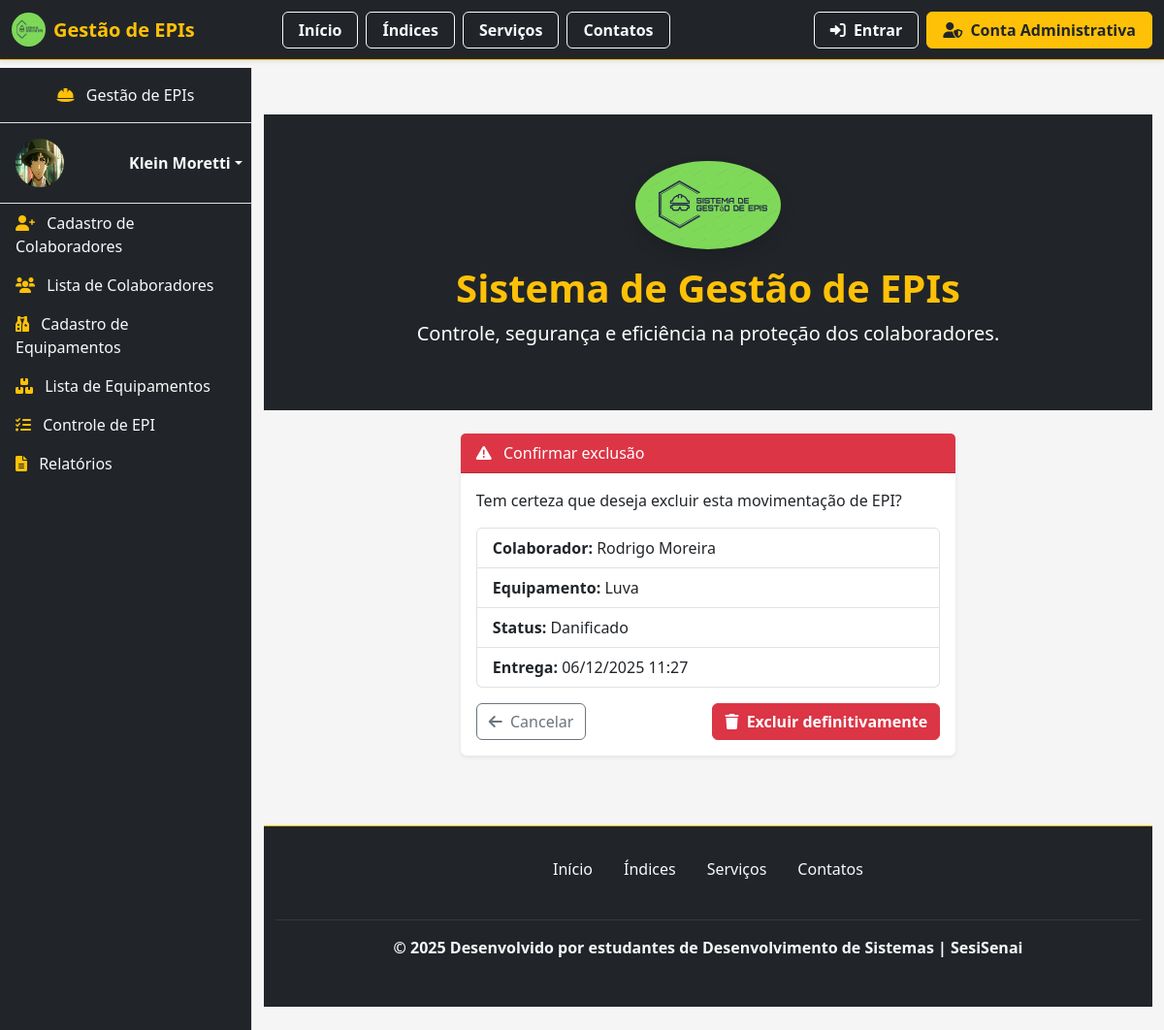
The app's page /epi/excluir/2/ with its own data.
### page_app/models.py (models this page shows, shortened)
class ControleEPI(models.Model):
    STATUS_CHOICES = [
        ('EMPRESTADO', 'Emprestado'),
        ('EM_USO', 'Em uso'),
        ('FORNECIDO', 'Fornecido'),
        ('DEVOLVIDO', 'Devolvido'),
        ('DANIFICADO', 'Danificado'),
        ('PERDIDO', 'Perdido'),
    ]
    colaborador = models.ForeignKey(
        Colaborador,
        on_delete=models.CASCADE,
        related_name='movimentos'
    )
    equipamento = models.ForeignKey(
        Equipamento,
        on_delete=models.CASCADE,
        related_name='movimentos'
    )
    data_entrega = models.DateTimeField(
        default=timezone.now,
        verbose_name="Data da entrega"
    )
    data_prevista_devolucao = models.DateTimeField(
        verbose_name="Data prevista para devolução"
    )
    data_devolucao = models.DateTimeField(
        null=True,
        blank=True,
        verbose_name="Data da devolução"
    )
    status = models.CharField(
        max_length=20,
        choices=STATUS_CHOICES,
        default='EMPRESTADO'
    )
    observacao = models.TextField(
        blank=True,
        verbose_name="Observações gerais"
    )
    observacao_devolucao = models.TextField(
        blank=True,
        verbose_name="Observação na devolução"
    )

class Colaborador(models.Model):
    CARGOS = [
        ('Auxiliar', 'Auxiliar'),
        ('Operador de Máquina', 'Operador de Máquina'),
        ('Eletricista', 'Eletricista'),
        ('Supervisor', 'Supervisor'),
        ('Técnico de Segurança', 'Técnico de Segurança'),
        ('Soldador', 'Soldador'),
        ('Mecânico', 'Mecânico'),
        ('Almoxarife', 'Almoxarife'),
        ('Engenheiro', 'Engenheiro'),
        ('Inspetor', 'Inspetor'),
    ]
    nome = models.CharField(max_length=150)
    email = models.EmailField(unique=True)
    telefone = models.CharField(max_length=20, blank=True)
    funcao = models.CharField(
        max_length=100,
        choices=CARGOS,
        blank=True,
        null=True,
        verbose_name="Função / Cargo"
    )
    ativo = models.BooleanField(default=True)

class Equipamento(models.Model):
    nome = models.CharField(max_length=150)
    descricao = models.TextField(blank=True)
    codigo = models.CharField(max_length=50, unique=True, verbose_name="Código/Patrimônio")
    ca = models.CharField(max_length=30, blank=True, verbose_name="Certificado de Aprovação (CA)")
    quantidade_estoque = models.PositiveIntegerField(default=0)

### page_app/views.py (the view)
# urls.py: path('epi/excluir/<int:id>/', excluir_controle_epi, name='excluir_controle_epi'),
def excluir_controle_epi(request, id):
    mov = get_object_or_404(ControleEPI, id=id)
    if request.method == "POST":
        mov.delete()
        messages.success(request, "Movimentação de EPI excluída com sucesso!")
        return redirect("controlar_epi")
    return render(request, "page_app/epi/confirmar_exclusao.html", {
        "mov": mov
    })

### page_app/templates/page_app/epi/confirmar_exclusao.html (shortened to what this page needs)
{% extends "page_app/global/index.html" %}
{% load static %}
{% block content %}
<div class="container py-4">
  <div class="row justify-content-center">
    <div class="col-lg-7">
      <div class="card shadow-sm border-0">
        <div class="card-header bg-danger text-white">
          <i class="fa-solid fa-triangle-exclamation me-2"></i>
          Confirmar exclusão
        </div>
        <div class="card-body">
          <p>
            Tem certeza que deseja excluir esta movimentação de EPI?
          </p>
          <ul class="list-group mb-3">
            <li class="list-group-item">
              <strong>Colaborador:</strong> {{ mov.colaborador.nome }}
            </li>
            <li class="list-group-item">
              <strong>Equipamento:</strong> {{ mov.equipamento.nome }}
            </li>
            <li class="list-group-item">
              <strong>Status:</strong> {{ mov.get_status_display }}
            </li>
            <li class="list-group-item">
              <strong>Entrega:</strong> {{ mov.data_entrega|date:"d/m/Y H:i" }}
            </li>
          </ul>
          <form method="post">
            <div class="d-flex justify-content-between">
              <a href="{% url 'controlar_epi' %}" class="btn btn-outline-secondary">
                <i class="fa-solid fa-arrow-left me-1"></i> Cancelar
              </a>
              <button type="submit" class="btn btn-danger fw-semibold">
                <i class="fa-solid fa-trash me-1"></i> Excluir definitivamente
              </button>
            </div>
          </form>
        </div>
      </div>
    </div>
  </div>
</div>
{% endblock %}

### page_app/templates/page_app/global/index.html (style rules this page uses)
body { background-color: #f5f5f5; padding-top: 70px; }

### records on screen
ControleEPI: colaborador.nome "Rodrigo Moreira", equipamento.nome "Luva", status "Danificado", data_entrega "06/12/2025 11:27"
